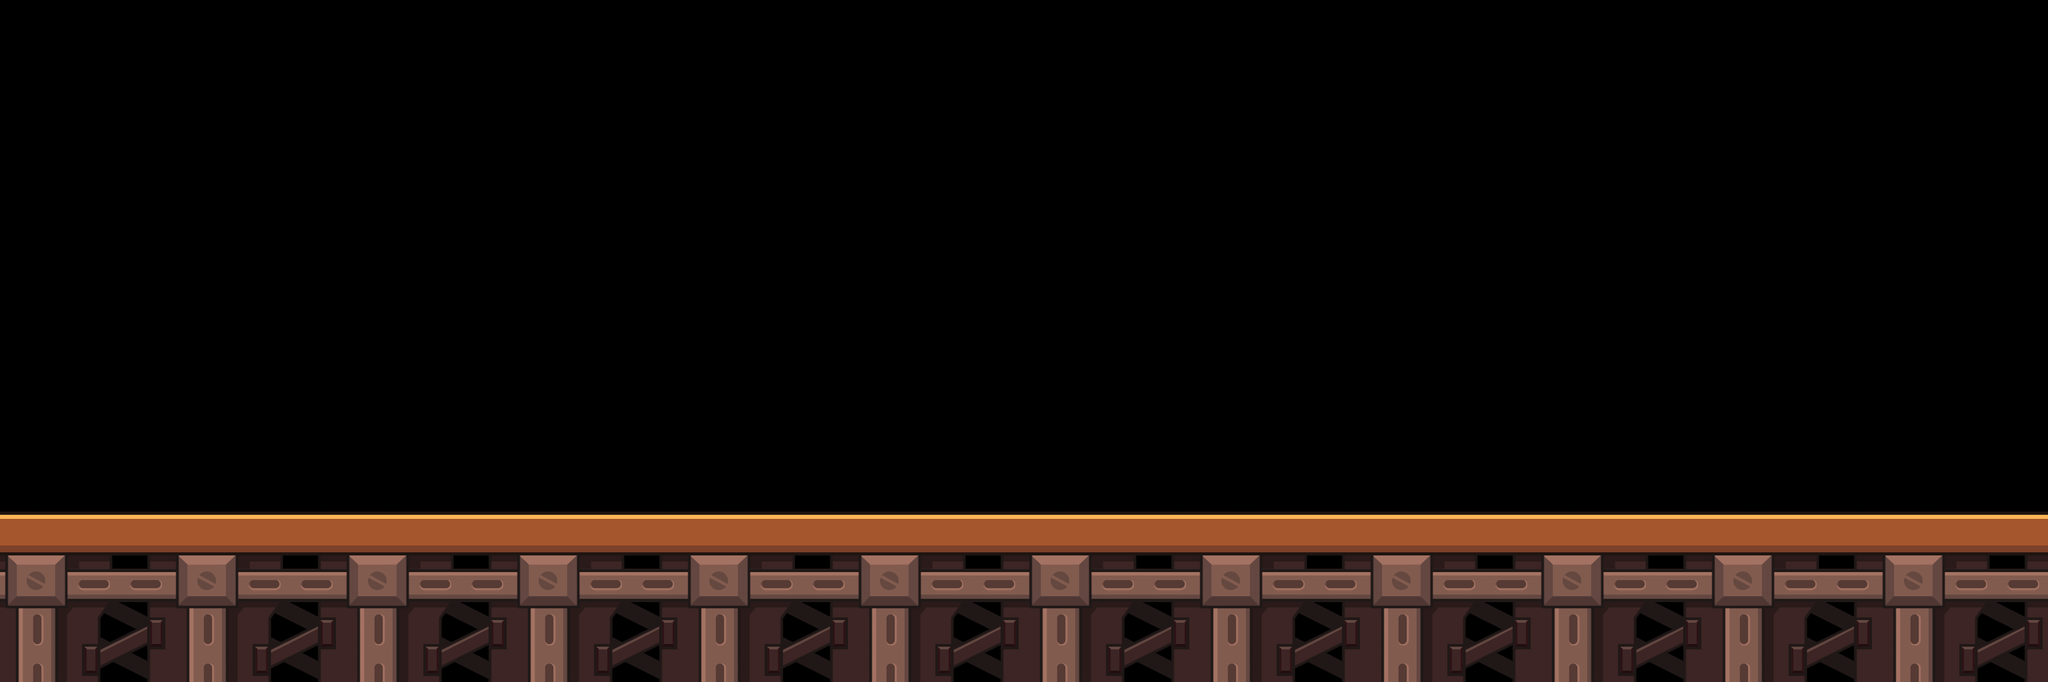

Tiled map render using the project's own tile images. Description and the map definition, with tile-layer contents summarised, below:
An orthogonal 96x32 tile map with 32x32 px tiles, 1 tile layer (layer) and 3 objects.

<map version="1.0" orientation="orthogonal" width="96" height="32" tilewidth="32" tileheight="32">
 <tileset firstgid="1" name="tile_obstable" tilewidth="32" tileheight="32">
  <image source="tile_obstable.png" width="1024" height="1024" />
 </tileset>
 <layer name="layer" width="96" height="32">
  <data>[3072 cells, 768 non-empty, 64 distinct tile ids]</data>
 </layer>
 <objectgroup color="#a40f57" name="object" width="96" height="32">
  <object x="288" y="512">
   <polygon points="0,0 -64,128 64,128" />
  </object>
  <object x="544" y="608">
   <polyline points="0,0 256,32 576,0 850,-50 1026,-112" />
  </object>
  <object x="966" y="196">
   <polygon points="0,0 -10,166 102,52" />
  </object>
 </objectgroup>
</map>